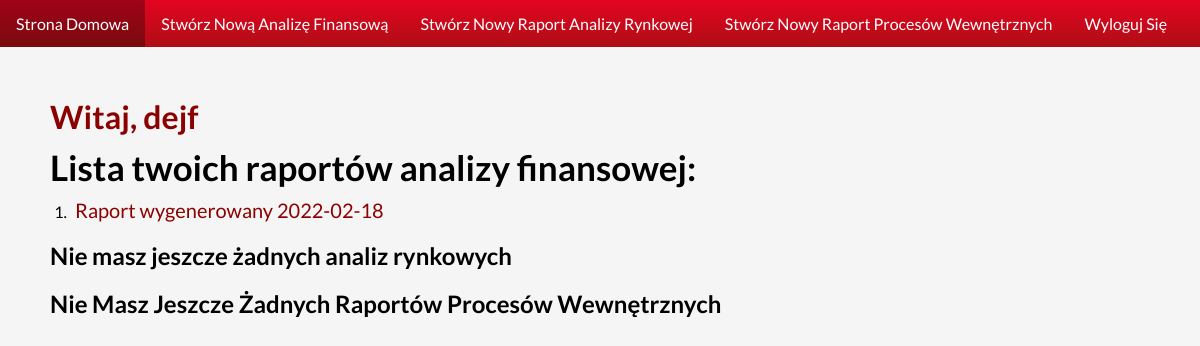
Page /home (signed in) on the earlier database version.
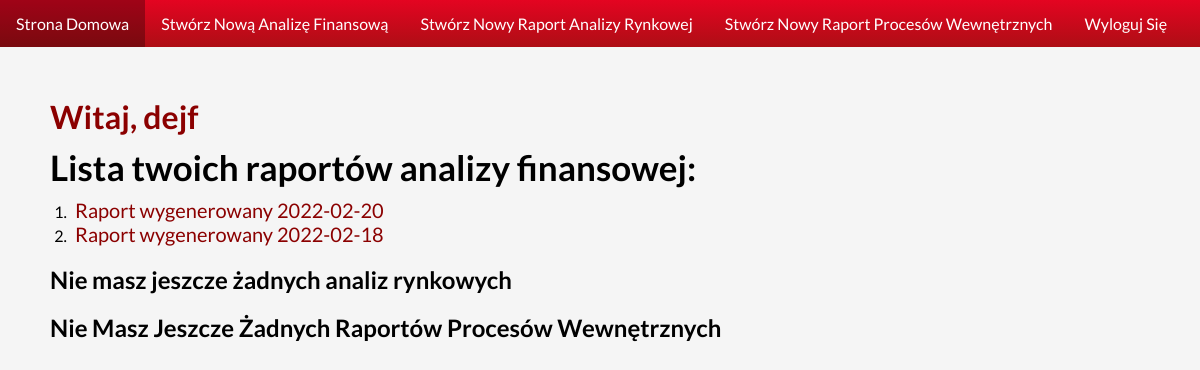
Same page on the later database version.
### economic_indicators_site/models.py (models this page shows)
class FinalRaport(models.Model):
    created_by = models.ForeignKey(CompanySystemUser, on_delete=models.CASCADE)
    created_at = models.DateField(auto_now_add=True)
    identifier = models.CharField(max_length=10, unique=True)
    class Meta:
        ordering = ['-created_at']
    def __str__(self):
        return f'Raport wygenerowany {self.created_at}'

### economic_indicators_site/views.py (the view)
# urls.py: path('home', views.HomePageView.as_view()),
class HomePageView(LoginRequiredMixin, TemplateView):
    template_name = 'economic_indicators_site/homePage.html'
    login_url = '/login'
    def get_context_data(self, **kwargs):
        context = super().get_context_data(**kwargs)
        current_system_user = models.CompanySystemUser.objects.get(user__username=self.request.user.username)
        raports = models.FullRaportBlock.objects.filter(created_by=current_system_user)
        context['username'] = self.request.user.username
        context['raports'] = models.FinalRaport.objects.filter(identifier__startswith=str(current_system_user.user.id))
        context['market_analysis'] = models.FullMarketAnalysisModel.objects.filter(identifier__startswith=str(current_system_user.user_id))
        context['internal_proceses'] = None
        context['user_id'] = int(current_system_user.user.id)
        context['time_periods'] = TIME_PERIODS
        return context

### economic_indicators_site/templates/economic_indicators_site/homePage.html (shortened to what this page needs)
{% extends "economic_indicators_site/components/navigationBar.html" %}
    {% block content %}
        <h1>Witaj, {{ username }}</h1>
        {% if raports|length == 0 %}
        <h2>Nie masz jeszcze żadnych raportów analizy finansowej</h2>
        {% else %}
            <h3 class="raportHeader">Lista twoich raportów analizy finansowej: </h3>
            <ul class="raportList">
                {% for raport in raports %}
                    <li class="raportList__text">
                        <a href="/full_raport_view/?identifier={{ raport.identifier }}">
                            {{ raport }}
                        </a>
                    </li>
                {% endfor %}
            </ul>
        {% endif %}
        <br/>
        {% if market_analysis|length == 0 %}
            <h2>Nie masz jeszcze żadnych analiz rynkowych</h2>
        {% endif %}
        <br/>
        {% if internal_proceses|length == 0 %}
            <h2>Nie Masz Jeszcze Żadnych Raportów Procesów Wewnętrznych</h2>
        {% endif %}
    {% endblock %}

Differences in the rows shown:
added FinalRaport: created_at "Raport wygenerowany 2022-02-20"
